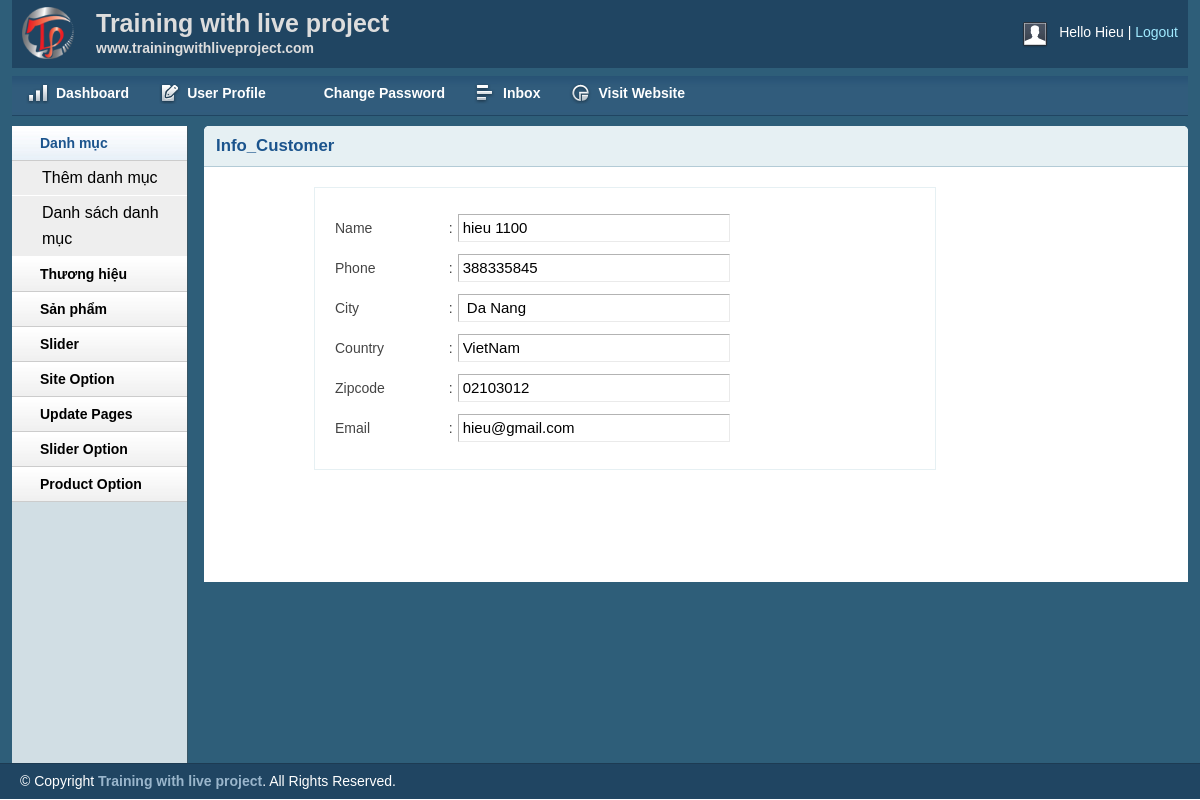
The app's page /admin/customer.php?customerid=1 (signed in) with its own data.
### tables this page shows
CREATE TABLE `tbl_customer` (
  `id` int(11) NOT NULL,
  `name` varchar(256) NOT NULL,
  `zipcode` varchar(256) NOT NULL,
  `country` varchar(256) NOT NULL,
  `city` varchar(256) NOT NULL,
  `address` varchar(256) NOT NULL,
  `email` varchar(256) NOT NULL,
  `phone` int(11) NOT NULL,
  `password` varchar(256) NOT NULL
);

### lib/database.php (called while the page is built, shortened)
<?php
Class Database{
   public $host   = DB_HOST;
   public $user   = DB_USER;
   public $pass   = DB_PASS;
   public $dbname = DB_NAME;
   public $link;
private function connectDB(){
   $this->link = new mysqli($this->host, $this->user, $this->pass,
    $this->dbname);
 }
public function select($query){
  $result = $this->link->query($query) or
   die($this->link->error.__LINE__);
  if($result->num_rows > 0){
    return $result;
  } else {
    return false;
  }
 }
}

### classes/customer.php (called while the page is built, shortened)
<?php
$filepath = realpath(dirname(__FILE__));
include_once($filepath . '/../lib/database.php');
?>
<?php
class customer
{
    private $db, $fm;
    public function __construct()
    {
        $this->db = new Database();
    }
    public function show_info_cus($id){
        $query = "select * from tbl_customer where id='$id'";
        $result = $this->db->select($query);
        return $result;
    }
}
?>

### admin/customer.php (the view)
<?php include 'inc/header.php'; ?>
<?php include 'inc/sidebar.php'; ?>
<?php include '../classes/category.php'; ?>
<?php
$filepath = realpath(dirname(__FILE__));
include_once ($filepath.'/../classes/customer.php');
?>
<?php
if (isset($_GET['customerid']) || $_GET['customerid'] != NULL) {
    $id = $_GET['customerid'];
}
$cs = new customer();
?>
<div class="grid_10">
    <div class="box round first grid">
        <h2>Info_Customer</h2>
        <div class="block copyblock">
            <?php
            $show_info_cus = $cs->show_info_cus($id);
            if ($show_info_cus) {
                while ($result = $show_info_cus->fetch_assoc()) {
            ?>
                    <form action="" method="post">
                        <table class="form">
                            <tr>
                                <td>Name</td>
                                <td>:</td>
                                <td>
                                    <input type="text" readonly value="<?php echo $result['name'] ?>" name="catName" placeholder="Sửa tên danh mục sản phẩm" class="medium" />
                                </td>
                            </tr>
                            <tr>
                                <td>Phone</td>
                                <td>:</td>
                                <td>
                                    <input type="text" readonly value="<?php echo $result['phone'] ?>" name="catName" placeholder="Sửa tên danh mục sản phẩm" class="medium" />
                                </td>
                            </tr>
                            <tr>
                                <td>City</td>
                                <td>:</td>
                                <td>
                                    <input type="text" readonly value="<?php echo $result['city'] ?>" name="catName" placeholder="Sửa tên danh mục sản phẩm" class="medium" />
                                </td>
                            </tr>
                            <tr>
                                <td>Country</td>
                                <td>:</td>
                                <td>
                                    <input type="text" readonly value="<?php echo $result['country'] ?>" name="catName" placeholder="Sửa tên danh mục sản phẩm" class="medium" />
                                </td>
                            </tr>
                            <tr>
                                <td>Zipcode</td>
                                <td>:</td>
                                <td>
                                    <input type="text" readonly value="<?php echo $result['zipcode'] ?>" name="catName" placeholder="Sửa tên danh mục sản phẩm" class="medium" />
                                </td>
                            </tr>
                            <tr>
                                <td>Email</td>
                                <td>:</td>
                                <td>
                                    <input type="text" readonly value="<?php echo $result['email'] ?>" name="catName" placeholder="Sửa tên danh mục sản phẩm" class="medium" />
                                </td>
                            </tr>
                        </table>
                    </form>
            <?php
                }
            }
            ?>
        </div>
    </div>
</div>
<?php include 'inc/footer.php'; ?>

### admin/css/text.css (style rules this page uses)
body { font: 13px/1.5 Tahoma, Helvetica, Arial, 'Liberation Sans', FreeSans, sans-serif; }
h2 { font-size: 23px; }
p, dl, hr, h1, h2, h3, h4, h5, h6, ol, ul, pre, table, address, fieldset { margin-bottom: 20px; }

### admin/css/grid.css (style rules this page uses)
.grid_1, .grid_2, .grid_3, .grid_4, .grid_5, .grid_6, .grid_7, .grid_8, .grid_9, .grid_10, .grid_11, .grid_12, .grid_13, .grid_14, .grid_15, .grid_16 { display: inline; float: left; margin-left: 1%; margin-right: 1%; }
.container_12 .grid_10 { width: 81.333%; }

### admin/css/layout.css (style rules this page uses)
body { background: #fff none repeat scroll 0 0; color: #444; font-size: 14px; padding: 0; }
h1, h2, h3, h4, h5, h6 { line-height:1.2em; margin-bottom:.3em; }
h2 { margin-top:1em; }
.box { background:#fff; margin-bottom:20px; padding:10px 10px 10px 10px; margin-left:-8px; }
.box.grid { padding-bottom:40px; }
.box.round { -moz-border-radius: 5px 5px 0px 0px; -webkit-border-radius: 5px 5px 0px 0px; border-radius: 5px 5px 0px 0px; }
.box h2 { font-size:1.2em; font-weight:bold; color:#1B548D; background:#E6F0F3; margin:-10px -10px 0 -10px; padding:10px 12px; border-bottom:1px solid #B3CBD6; -moz-border-radius: 5px 5px 0px 0px; -webkit-border-radius: 5px 5px 0px 0px; border-radius: 5px 5px 0px 0px; }
.box.first { min-height: 406px; }
.block { padding-top:20px; }
.copyblock { border: 1px solid #e6f0f3; line-height: 32px; margin-left: 100px; margin-top: 20px; padding-left: 20px; width: 600px; }
table.form { width:100%; }
table.form td { padding:4px 0px; }
table.form input, table.form select { font-size: 15px; padding: 4px 4px 5px 4px; border-top: 1px solid #b3b3b3; border-left: 1px solid #b3b3b3; border-right: 1px solid #eaeaea; border-bottom: 1px solid #eaeaea; }
input.medium { width: 55%; }
.block { padding-bottom:1px; }

### records on screen
tbl_customer: catName "hieu 1100", catName "388335845", catName "Da Nang", catName "VietNam", catName "02103012", catName "hieu@gmail.com"

### other values on screen
Session::get('adminName') "Hieu"
